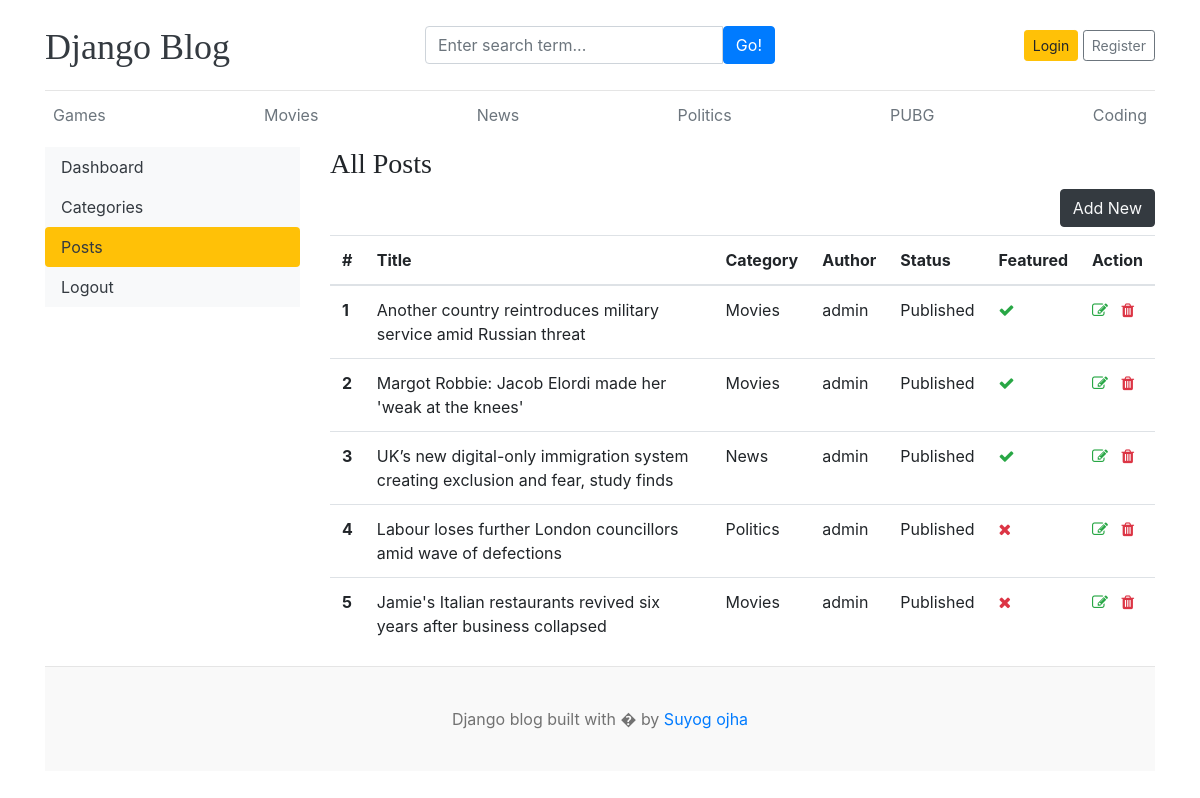
The app's page /dashboard/posts/ with its own data.
### blogs/models.py (models this page shows, shortened)
class Category(models.Model):
    category_name = models.CharField(max_length=50, unique=True)
    created_at = models.DateTimeField(auto_now_add=True)
    updated_at = models.DateTimeField(auto_now=True)
    class Meta:
        verbose_name_plural = 'categories'
    def __str__(self):
        return self.category_name

class Blog(models.Model):
    title = models.CharField(max_length=100)
    slug = models.SlugField(max_length=150, unique=True, blank=True)
    category = models.ForeignKey(Category, on_delete=models.CASCADE)
    author = models.ForeignKey(User, on_delete=models.CASCADE)
    featured_image = models.ImageField(upload_to='uploads/%Y/%m/%d')
    short_description = models.TextField(max_length=500)
    blog_body = models.TextField(max_length=2000)
    status = models.CharField(max_length=20, choices=STATUS_CHOICES, default="Draft")
    is_featured = models.BooleanField(default=False)
    created_at = models.DateTimeField(auto_now_add=True)
    updated_at = models.DateTimeField(auto_now=True)

### dashboards/views.py (the view)
# urls.py: path('posts/', views.posts, name='posts'),
def posts(request):
    posts = Blog.objects.all()
    context = {
        'posts': posts,
    }
    return render(request, 'dashboard/posts.html', context)

### blogs/context_processors.py (called while the page is built)
def get_categories(request):
    categories = Category.objects.all()
    return dict(categories=categories)

### templates/dashboard/posts.html (shortened to what this page needs)
{% extends 'base.html' %}
{% block content %}
    <div class="row">
        {% include 'dashboard/sidebar.html' %}
        <div class="col-md-9">
            <h3>All Posts</h3>
            <a href="{% url 'add_post' %}" class="btn btn-dark text-light float-right mb-2">Add New</a>
                <table class="table table-hover">
                    <thead>
                        <tr>
                        <th>#</th>
                        <th>Title</th>
                        <th>Category</th>
                        <th>Author</th>
                        <th>Status</th>
                        <th>Featured</th>
                        <th>Action</th>
                        </tr>
                    </thead>
                    <tbody>
                        {% for post in posts %}
                        <tr>
                        <th>{{ forloop.counter }}</th>
                        <td>{{ post.title }}</td>
                        <td>{{ post.category }}</td>
                        <td>{{ post.author }}</td>
                        <td>{{ post.status }}</td>
                        <td>
                            {% if post.is_featured %}
                                <i class="fa fa-check text-success"></i>
                            {% else %}
                                <i class="fa fa-times text-danger"></i>
                            {% endif %}
                        </td>
                        <td>
                            <a href="{% url 'edit_post' post.id  %}"><i class="fa fa-edit text-success"></i></a>
                            <a href="{% url 'delete_post' post.id  %}"><i class="fa fa-trash text-danger"></i></a>
                        </td>
                        </tr>
                        {% endfor %}
                    </tbody>
                </table>
        </div>
    </div>
{% endblock %}

### templates/base.html (shortened to what this page needs)
{% load static %}
<!DOCTYPE html>
<html lang="en">
<head>
    <link href="https://getbootstrap.com/docs/4.0/dist/css/bootstrap.min.css" rel="stylesheet">
    <link rel="stylesheet" href="/static/css/blog.css" type="text/css">
    <link rel="stylesheet" href="https://cdnjs.cloudflare.com/ajax/libs/font-awesome/4.7.0/css/font-awesome.min.css">
  </head>
<body>
    <div class="container">
      <header class="blog-header py-3">
        <div class="row flex-nowrap justify-content-between align-items-center">
          <div class="col-4 pt-1">
            <a class="blog-header-logo text-dark" href="/">Django Blog</a>
          </div>
          <div class="col-4">
            <form action="{% url 'search' %}" method="GET">
              <div class="input-group">
                <input class="form-control" type="text" name="keyword" value="{{ keyword }}" placeholder="Enter search term..." aria-label="Enter search term..." aria-describedby="button-search" />
                <button type="submit" class="btn btn-primary" id="button-search" type="button">Go!</button>
            </div>
            </form>
          </div>
          <div class="col-4 d-flex justify-content-end align-items-center">
            {% if not user.is_authenticated %}
            <a class="btn btn-sm btn-warning" href="{% url 'login' %}">Login</a> &nbsp;
            <a class="btn btn-sm btn-outline-secondary" href="{% url 'register' %}">Register</a>
            {% else %}
            <span>Welcome, {{ user }} <a href="{% url 'dashboard' %}"><span>Dashboard</span></a> </span>
            &emsp;
            <span><a href="{% url 'logout' %}">Logout</a></span>
            {% endif %}
          </div>
        </div>
      </header>
      <div class="nav-scroller py-1 mb-2">
        <nav class="nav d-flex justify-content-between">
          {% for cat in categories %}
          <a class="p-2 text-muted" href="{% url 'posts_by_category' cat.id %}">{{ cat.category_name }}</a>
          {% endfor %}
        </nav>
      </div>
{% block content %}
{% endblock content %}
<footer class="blog-footer">
  <p>Django blog built with � by <a href="#">Suyog ojha</a></p>
</footer>
</body>
</html>

### blog_main/static/css/blog.css (style rules this page uses)
.blog-header { border-bottom: 1px solid #e5e5e5; }
.blog-header-logo { font-family: "Playfair Display", Georgia, "Times New Roman", serif; font-size: 2.25rem; }
h1, h2, h3, h4, h5, h6 { font-family: "Playfair Display", Georgia, "Times New Roman", serif; }
.blog-footer { padding: 2.5rem 0; color: #727272; text-align: center; background-color: #f9f9f9; border-top: .05rem solid #e5e5e5; }
.blog-footer p:last-child { margin-bottom: 0; }

### records on screen
Category: category_name "Games"
Category: category_name "Movies"
Category: category_name "News"
Category: category_name "Politics"
Category: category_name "PUBG"
Category: category_name "Coding"
Blog: title "Another country reintroduces military service amid Russian threat", category "Movies", author "admin", status "Published", is_featured True (drawn)
Blog: title "Margot Robbie: Jacob Elordi made her 'weak at the knees'", category "Movies", author "admin", status "Published", is_featured True (drawn)
Blog: title "UK’s new digital-only immigration system creating exclusion and fear, study finds", category "News", author "admin", status "Published", is_featured True (drawn)
Blog: title "Labour loses further London councillors amid wave of defections", category "Politics", author "admin", status "Published", is_featured False (drawn)
Blog: title "Jamie's Italian restaurants revived six years after business collapsed", category "Movies", author "admin", status "Published", is_featured False (drawn)
